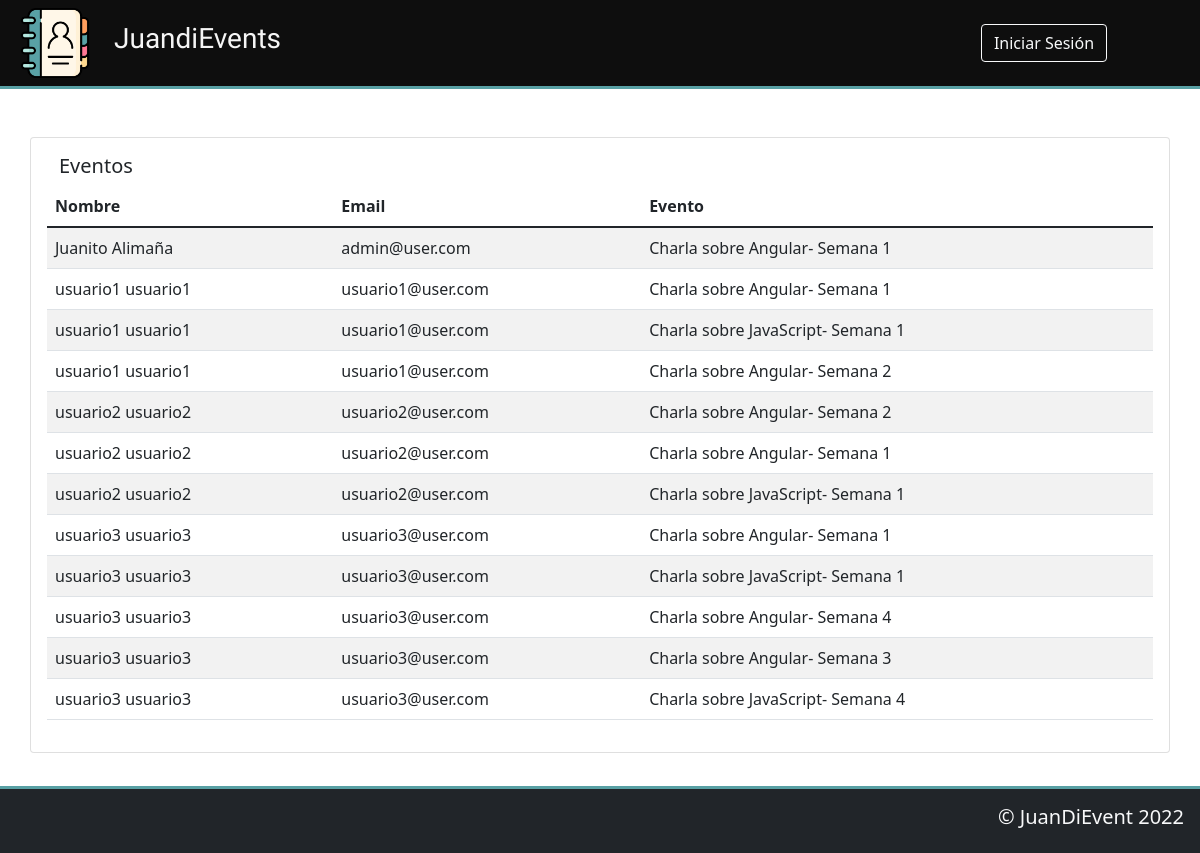
The app's page /usuariosSuscritos.php with its own data.
### tables this page shows
CREATE TABLE `users` (
  `id` int(11) NOT NULL,
  `names` varchar(255) NOT NULL,
  `last_names` varchar(255) NOT NULL,
  `age` int(11) NOT NULL,
  `email` varchar(255) NOT NULL,
  `password` varchar(255) NOT NULL,
  `role` varchar(255) NOT NULL DEFAULT 'user',
  `isLogged` tinyint(1) NOT NULL DEFAULT 0
);

### usuariosSuscritos.php (the view, shortened to what this page needs)
<?php include 'template/header.php'; ?>
<?php
include_once 'model/conexion.php';
$query = $bd->prepare("select
concat(u.names, ' ', u.last_names) as 'name',
u.email,
concat(e.name, '- Semana ', r.semana) as 'event'
from users u
join usuario_evento r on r.id_user = u.id
join events e on e.id = r.id_event
order by u.names asc");
$result = $query->execute();
$events = $query->fetchAll(PDO::FETCH_OBJ);
?>
<div class="container mt-5 scale-up-center" style="margin-bottom: 100px;">
    <div class="row">
        <div class="card">
            <div class="card-body">
                <div class="row justify-content-between">
                    <div class="row justify-content-between">
                        <h5 class="card-title col-md-4">Eventos</h5>
                    </div>
                    <table class="table table-striped">
                        <thead>
                            <tr>
                                <th scope="col">Nombre</th>
                                <th scope="col">Email</th>
                                <th scope="col">Evento</th>
                            </tr>
                        </thead>
                        <tbody>
                            <?php foreach ($events as $event) { ?>
                                <tr>
                                    <td><?php echo $event->name ?></td>
                                    <td><?php echo $event->email ?></td>
                                    <td><?php echo $event->event ?></td>
                                </tr>
                            <?php } ?>
                        </tbody>
                    </table>
                </div>
            </div>
        </div>
    </div>
</div>
<?php include 'template/footer.php'; ?>

### template/header.php (shortened to what this page needs)
<!DOCTYPE html>
<html lang="es">
<head>
    <link href="https://cdn.jsdelivr.net/npm/bootstrap@5.1.3/dist/css/bootstrap.min.css" rel="stylesheet">
    <link href="assets/styles/style.css" rel="stylesheet">
</head>
<body>
    <div class="container-fluid container-header">
        <header class="p-2">
            <div class="row align-items-center justify-content-between">
                <div class="col-md-3">
                    <div class="row align-items-center">
                        <a href="#" class="col-auto"><img src="assets/img/logo.png" alt="Logo" class="logo-header "></a>
                        <a href="#" class="col-auto header-tittle">
                            <h3 class="tracking-in-expand">JuandiEvents</h3>
                        </a>
                    </div>
                </div>
                <?php
                if (isset($_SESSION['email']) &&  $_GET['message'] != 'errorLogin') {
                ?>
                    <div class="col-md-5 p-2">
                        <div class="row justify-content-center">
                            <?php if (isset($_SESSION['user']) && ($_SESSION['user']['role'] == 'admin')) { ?>
                                <div class="col-auto p-1">
                                    <a href="usuariosSuscritos.php?message=null" class="btn btn-outline-light width-auto">Ver usuarios suscritos</a>
                                </div>
                            <?php } ?>
                            <div class="col-auto p-1">
                                <a href="principalPage.php?message=null" class="btn btn-outline-light width-auto">Eventos</a>
                            </div>
                            <div class="dropdown col-auto p-1">
                                <button class="btn btn-outline-light dropdown-toggle" type="button" id="dropdownMenuButton1" data-bs-toggle="dropdown" aria-expanded="false">
                                    <?php echo "Bienvenido " . $_SESSION['user']['names']; ?>
                                </button>
                                <ul class="dropdown-menu" aria-labelledby="dropdownMenuButton1">
                                    <li><a class="dropdown-item" href="profile.php?message=null">Perfil</a></li>
                                    <li><a class="dropdown-item text-danger" href="functions\user\logout.php">Cerrar sesión</a></li>
                                </ul>
                            </div>
                        </div>
                    </div>
                <?php
                } else {
                ?>
                    <div class="col-md-3 p-2">
                        <div class="row justify-content-center">
                            <div class="col-auto p-1">
                                <a href="index.php" class="btn btn-outline-light width-auto">Iniciar Sesión</a>
                            </div>
                        </div>
                    </div>
                <?php
                }
                ?>
            </div>
        </header>
    </div>

### template/footer.php (shortened to what this page needs)
<footer class="container-fluid bg-dark fixed-bottom p-3 container-footer">
    <div class="row">
        <div class="col-md text-light text-end">
            <h5>&copy; JuanDiEvent 2022</h5>
        </div>
    </div>
</footer>
</body>
</html>

### assets/styles/style.css (style rules this page uses)
:root { --color-primary: #0e0e0e; --color-secundary: #58a0a4; --color-light: #f5f5f5; --color-dark: #0e0e0e; }
a { text-decoration: none; color: var(--color-light); }
.container-header { background-color: var(--color-primary); border-bottom: solid 3px var(--color-secundary); color: var(--color-dark); }
.header-tittle { color: var(--color-light); font-family: "Courgette", cursive; }
.container-footer { border-top: solid 3px var(--color-secundary); }
.logo-header { width: 70px; height: auto; }
.scale-up-center { animation: scale-up-center 0.4s; }
.tracking-in-expand { animation: tracking-in-expand 0.4s linear both; }

### records on screen
users: name "Juanito Alimaña", email "admin@user.com", event "Charla sobre Angular- Semana 1"
users: name "usuario1 usuario1", email "usuario1@user.com", event "Charla sobre Angular- Semana 1", event "Charla sobre JavaScript- Semana 1", event "Charla sobre Angular- Semana 2"
users: name "usuario2 usuario2", email "usuario2@user.com", event "Charla sobre Angular- Semana 2", event "Charla sobre Angular- Semana 1", event "Charla sobre JavaScript- Semana 1"
users: name "usuario3 usuario3", email "usuario3@user.com", event "Charla sobre Angular- Semana 1", event "Charla sobre JavaScript- Semana 1", event "Charla sobre Angular- Semana 4", event "Charla sobre Angular- Semana 3", event "Charla sobre JavaScript- Semana 4"
